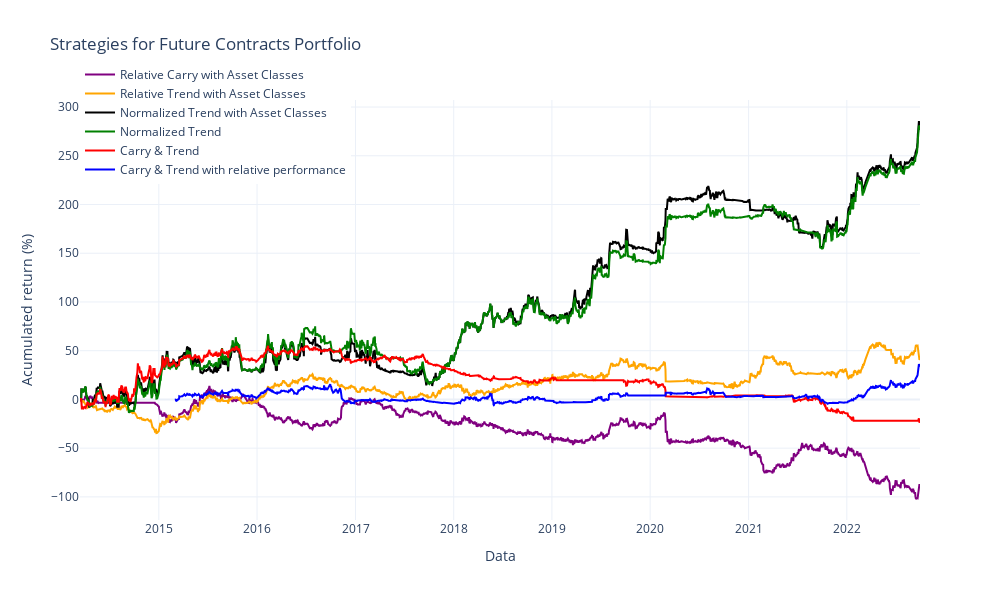

This figure's notebook cell:
### Code cell
# --- Plot retorno acumulado
fig = go.Figure()


fig.add_trace(
    go.Scatter(
        x=port_trend_relative_carry_class_return.index,
        y=port_trend_relative_carry_class_return.cumsum()*100,
        name="Relative Carry with Asset Classes",
        line=dict(color="purple"),
    )
)


fig.add_trace(
    go.Scatter(
        x=port_trend_relative_return_class_return.index,
        y=port_trend_relative_return_class_return.cumsum()*100,
        name="Relative Trend with Asset Classes",
        line=dict(color="orange"),
    )
)

fig.add_trace(
    go.Scatter(
        x=port_trend_asset_class_return.index,
        y=port_trend_asset_class_return.cumsum()*100,
        name="Normalized Trend with Asset Classes",
        line=dict(color="black"),
    )
)

fig.add_trace(
    go.Scatter(
        x=port_normalized_trend_return.index,
        y=port_normalized_trend_return.cumsum()*100,
        name="Normalized Trend",
        line=dict(color="green"),
    )
)

fig.add_trace(
    go.Scatter(
        x=port_carry_trend_return.index,
        y=port_carry_trend_return.cumsum()*100,
        name="Carry & Trend",
        line=dict(color="red"),
    )
)

fig.add_trace(
    go.Scatter(
        x=weighted_portfolio.index,
        y=weighted_portfolio.cumsum()*100,
        name="Carry & Trend with relative performance",
        line=dict(color="blue"),
    )
)



fig.update_layout(
    title="Strategies for Future Contracts Portfolio",
    xaxis_title="Data",
    yaxis_title="Acumulated return (%)",
    template="plotly_white",
    showlegend=True,
    legend=dict(
        yanchor="bottom",
        y=0.8,
        xanchor="left",
        x=0.0),
    height=600,
    width=1000,
)

fig.show()

# --- Exibir estatísticas
print("Estatísticas de Desempenho")
print("Estatísticas Portfolio Relative Carry with Asset Class returns Frequência Anual")
print(calculate_stats(port_trend_relative_carry_class_return, freq=YEAR))
print("Estatísticas Portfolio Relative Trend with Asset Class returns Frequência Anual")
print(calculate_stats(port_trend_relative_return_class_return, freq=YEAR))
print("================================")
print("Estatísticas Portfolio Normalized Trend with Asset Class returns Frequência Anual")
print(calculate_stats(port_trend_asset_class_return, freq=YEAR))
print("================================")
print("Estatísticas Portfolio Normalized Trend Frequência Anual")
print(calculate_stats(port_normalized_trend_return, freq=YEAR))
print("================================")
print("Estatísticas Portfolio Carry and Trend with Relative Alocation Frequência Anual")
print(calculate_stats(weighted_portfolio, freq=YEAR))
print("================================")
print("Estatísticas Portfolio Carry and Trend Frequência Anual")
print(calculate_stats(port_carry_trend_return, freq=YEAR))

### Figure 1 — Plotly figure (JSON) as saved in the notebook; plotly's stock layout.template omitted (floating-point values rounded to 4 significant figures; data arrays with more than 128 entries replaced by an {"elided": "..."} marker saying what was removed)
{"data": [{"line": {"color": "purple"}, "name": "Relative Carry with Asset Classes", "type": "scatter", "x": {"elided": "2230 str values"}, "y": {"elided": "2230 float values"}}, {"line": {"color": "orange"}, "name": "Relative Trend with Asset Classes", "type": "scatter", "x": {"elided": "2230 str values"}, "y": {"elided": "2230 float values"}}, {"line": {"color": "black"}, "name": "Normalized Trend with Asset Classes", "type": "scatter", "x": {"elided": "2230 str values"}, "y": {"elided": "2230 float values"}}, {"line": {"color": "green"}, "name": "Normalized Trend", "type": "scatter", "x": {"elided": "2231 str values"}, "y": {"elided": "2231 float values"}}, {"line": {"color": "red"}, "name": "Carry & Trend", "type": "scatter", "x": {"elided": "2231 str values"}, "y": {"elided": "2231 float values"}}, {"line": {"color": "blue"}, "name": "Carry & Trend with relative performance", "type": "scatter", "x": {"elided": "2230 str values"}, "y": {"elided": "2230 float values"}}], "layout": {"height": 600, "legend": {"x": 0, "xanchor": "left", "y": 0.8, "yanchor": "bottom"}, "showlegend": true, "title": {"text": "Strategies for Future Contracts Portfolio"}, "width": 1000, "xaxis": {"title": {"text": "Data"}}, "yaxis": {"title": {"text": "Acumulated return (%)"}}}}
